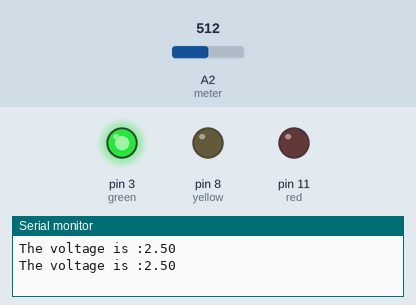
Recording of a sketch running on a simulated Arduino Uno, built with avr-gcc and run on an emulated ATmega328P. On the bench: output pins drawn as LEDs (lit = HIGH), the last lines printed to the serial monitor. The inputs (shaded band) are chosen by the test bench; at power-on: A2 (meter) = 512.

Above: at 1.8 s.
1.9 s: A2 (meter) set to 595
3.4 s: A2 (meter) set to 621
At 4.4 s:
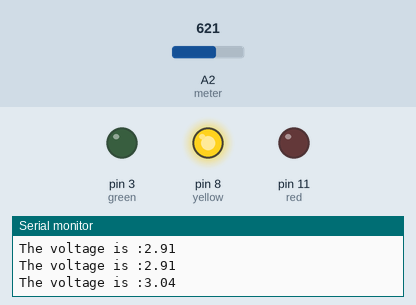
5.5 s: A2 (meter) set to 807
7.2 s: A2 (meter) set to 830
At 8.8 s:
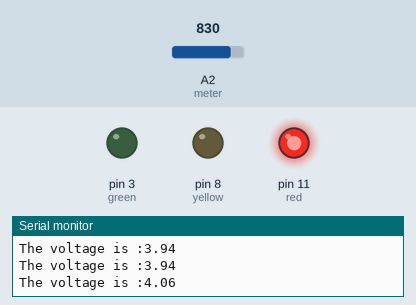
9.5 s: A2 (meter) set to 716
At 10.3 s:
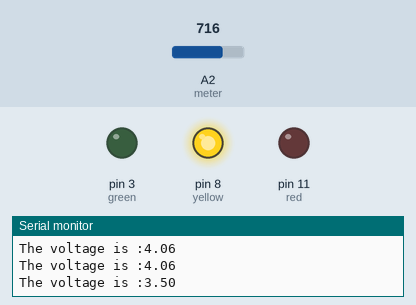
11.5 s: A2 (meter) set to 900
At 13.1 s:
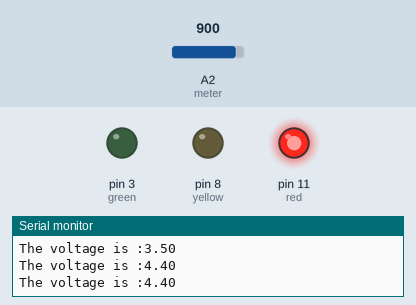
Timing chart, 0 to 14.5 s (numbered marks = the images above; inputs shaded):
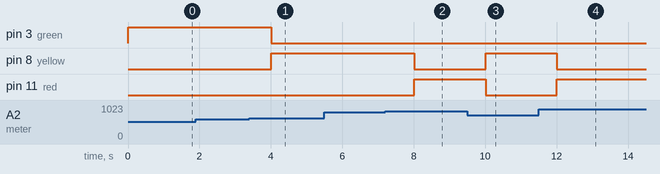

The sketch:

if_and_pot.ino
```cpp
int green =3;
int yellow =8;
int red = 11;
int meter = A2;
float V;
int output;
int sec=1000;
void setup() {
  // put your setup code here, to run once:
  pinMode(green,OUTPUT);
  pinMode(red,OUTPUT);
  pinMode(yellow,OUTPUT);
  pinMode(meter,INPUT);
  Serial.begin(9600);

}

void loop() {
  // put your main code here, to run repeatedly:
  output=analogRead(meter);
  V=(5./1023.)*output;
  Serial.print("The voltage is :");
  Serial.println(V);
  if (V<=3){
    digitalWrite(green,HIGH);
    digitalWrite(red,LOW);
    digitalWrite(yellow,LOW);
    delay(sec);
  }
  if (V>3 && V<4){
    digitalWrite(green,LOW);
    digitalWrite(red,LOW);
    digitalWrite(yellow,HIGH);
    delay(sec);
  }
  if (V>4){
    digitalWrite(green,LOW);
    digitalWrite(red,HIGH);
    digitalWrite(yellow,LOW);
    delay(sec);
  }
}
```

Measured:
- the behaviour switches between 613 and 614 on A2 (meter) (found by bisection; images 0 and 1)
- the behaviour switches between 818 and 819 on A2 (meter) (found by bisection; images 1 and 2)
- after the input at 3.4 s, pin 3 (green): HIGH → LOW after 0.60 s; pin 8 (yellow): LOW → HIGH after 0.60 s
- after the input at 7.2 s, pin 8 (yellow): HIGH → LOW after 0.81 s; pin 11 (red): LOW → HIGH after 0.81 s
- after the input at 9.5 s, pin 8 (yellow): LOW → HIGH after 0.51 s; pin 11 (red): HIGH → LOW after 0.51 s
- after the input at 11.5 s, pin 8 (yellow): HIGH → LOW after 0.51 s; pin 11 (red): LOW → HIGH after 0.51 s
